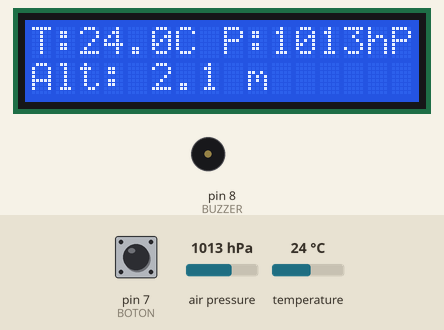
Bench run of a sketch on a simulated Arduino Uno, built with avr-gcc and run on an emulated ATmega328P. Shown: 16×2 character LCD, buzzer (waves = sounding). Inputs (shaded band) come from the test bench; at power-on: air pressure 1013 hPa, pin 7 (BOTON) HIGH, temperature 24 °C.

Above: at 3.7 s.
3.8 s: air pressure set to 952 hPa
At 4.9 s:
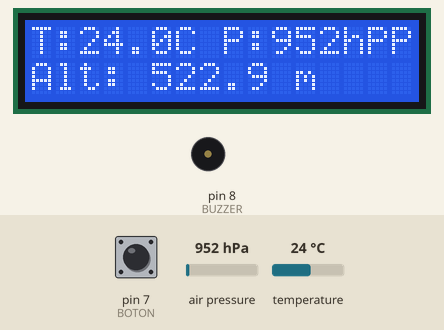
5.6 s: pin 7 (BOTON) pulled LOW for 1.55 s
At 6.1 s:
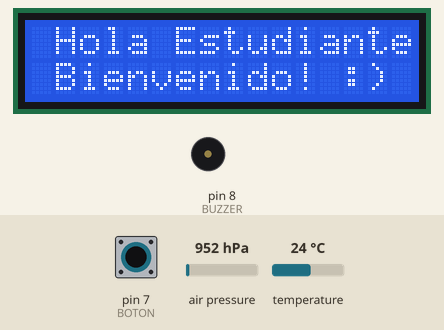
12.2 s: temperature set to 12 °C
At 12.5 s:
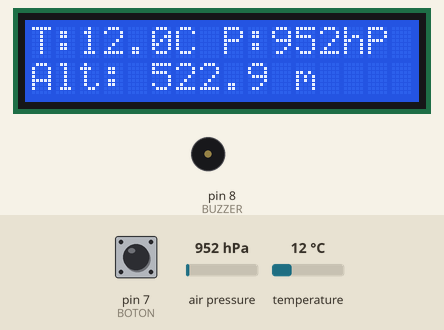
14.0 s: air pressure set to 975 hPa
At 16.3 s:
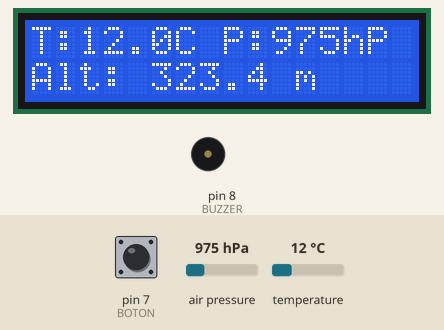
16.8 s: temperature set to 19 °C
At 17.6 s:
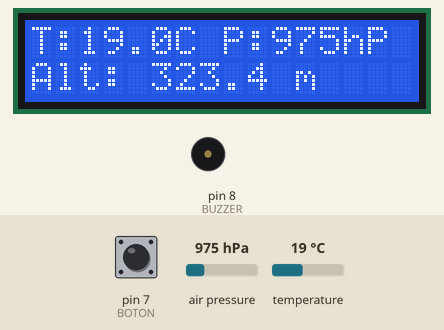
18.6 s: pin 7 (BOTON) pulled LOW for 3.2 s
At 21.2 s:
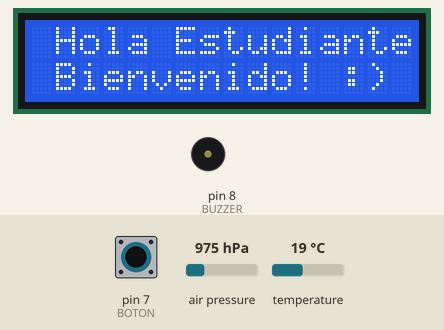
Timing chart, 0 to 22.7 s (numbered marks = the images above; inputs shaded):
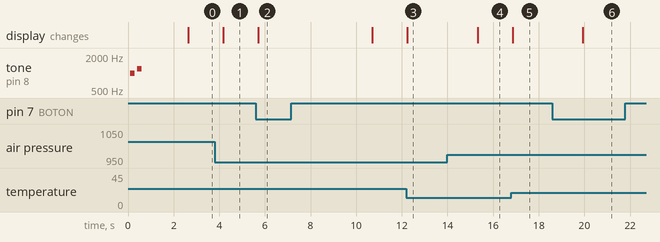

The sketch:

codigo-confe-orga.ino
```cpp
#include <Wire.h>
#include <LiquidCrystal_I2C.h>
#include <Adafruit_BMP085.h>

#define BUZZER  8
#define BOTON   7

LiquidCrystal_I2C lcd(0x27, 16, 2);
Adafruit_BMP085 bmp;

unsigned long tiempoSaludo = 0;  // momento en que se presionó el botón
bool mostrandoSaludo = false;    // flag para saber si el saludo está activo

void setup() {
  pinMode(BUZZER, OUTPUT);
  pinMode(BOTON, INPUT_PULLUP);

  lcd.init();
  lcd.backlight();
  lcd.setCursor(0, 0);
  lcd.print("CONFERENCIA ORGA");
  lcd.setCursor(0, 1);
  lcd.print("    1S2026      ");

  tone(BUZZER, 1000); delay(200);
  noTone(BUZZER);     delay(100);
  tone(BUZZER, 1200); delay(200);
  noTone(BUZZER);

  delay(2000);

  if (!bmp.begin()) {
    lcd.clear();
    lcd.print("ERROR: BMP180");
    while (1);
  }

  lcd.clear();
}

void loop() {
  unsigned long ahora = millis();

  // Detectar botón presionado (LOW por INPUT_PULLUP)
  if (digitalRead(BOTON) == LOW && !mostrandoSaludo) {
    mostrandoSaludo = true;
    tiempoSaludo = ahora;
    lcd.clear();
    lcd.setCursor(0, 0);
    lcd.print(" Hola Estudiante");
    lcd.setCursor(0, 1);
    lcd.print(" Bienvenido! :) ");
  }

  // Pasados 5 segundos, volver a los datos del sensor
  if (mostrandoSaludo && (ahora - tiempoSaludo >= 5000)) {
    mostrandoSaludo = false;
    lcd.clear();
  }

  // Mostrar sensor solo si no hay saludo activo
  if (!mostrandoSaludo) {
    float temp = bmp.readTemperature();
    long  pres = bmp.readPressure();
    float alt  = bmp.readAltitude(101325);

    lcd.setCursor(0, 0);
    lcd.print("T:");
    lcd.print(temp, 1);
    lcd.print("C P:");
    lcd.print(pres / 100);
    lcd.print("hP");

    lcd.setCursor(0, 1);
    lcd.print("Alt: ");
    lcd.print(alt, 1);
    lcd.print(" m   ");

    delay(1500);
  }
}
```

Measured:
- after the input at 3.8 s, the display: changes after 0.37 s (image 1)
- after the input at 5.6 s, the display: changes after 0.10 s (image 2)
- after the input at 12.2 s, the display: changes after 0.05 s (image 3)
- after the input at 14.0 s, the display: changes after 1.3 s (image 4)
- after the input at 16.8 s, the display: changes after 0.06 s (image 5)
- after the input at 18.6 s, the display: changes after 1.3 s (image 6)
